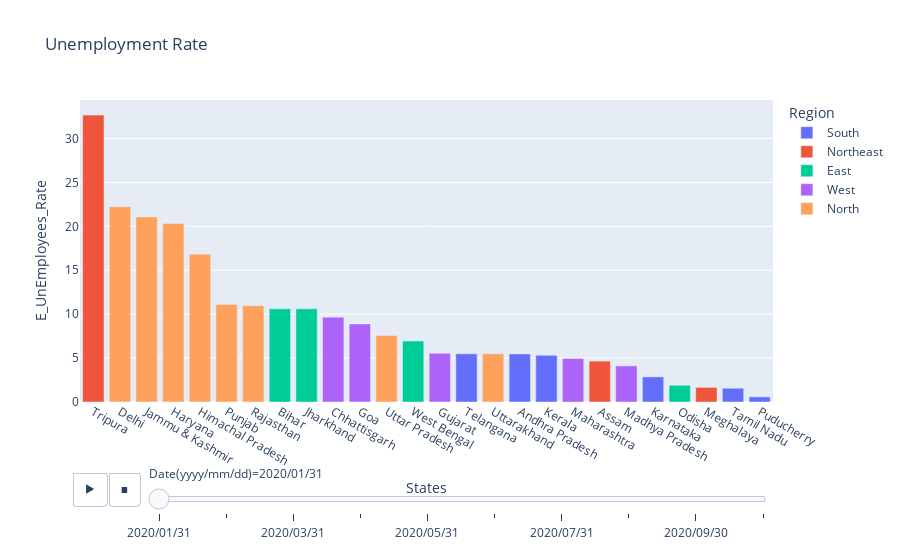

Source (notebook cell):
### Code cell
# Increase figure size
fg.update_layout(height=800, width=1000)  # Adjust the height and width as needed

# Create an animated bar chart
fg = px.bar(
    new_df,
    x='States',
    y='E_UnEmployees_Rate',
    color='Region',
    title='Unemployment Rate',
    animation_frame='Date(yyyy/mm/dd)',
    template='plotly')

# Set the category order of the x-axis to descending based on the total value
fg.update_layout(xaxis={'categoryorder': 'total descending'})
fg.show()

### Figure 1 — Plotly figure (JSON) as saved in the notebook; plotly's stock layout.template omitted (floating-point values rounded to 4 significant figures)
{"data": [{"alignmentgroup": "True", "hovertemplate": "Region=South<br>Date(yyyy/mm/dd)=2020/01/31<br>States=%{x}<br>E_UnEmployees_Rate=%{y}<extra></extra>", "legendgroup": "South", "marker": {"color": "#636efa", "pattern": {"shape": ""}}, "name": "South", "offsetgroup": "South", "orientation": "v", "showlegend": true, "textposition": "auto", "type": "bar", "x": ["Andhra Pradesh", "Karnataka", "Kerala", "Puducherry", "Tamil Nadu", "Telangana"], "xaxis": "x", "y": [5.48, 2.86, 5.31, 0.58, 1.57, 5.49], "yaxis": "y"}, {"alignmentgroup": "True", "hovertemplate": "Region=Northeast<br>Date(yyyy/mm/dd)=2020/01/31<br>States=%{x}<br>E_UnEmployees_Rate=%{y}<extra></extra>", "legendgroup": "Northeast", "marker": {"color": "#EF553B", "pattern": {"shape": ""}}, "name": "Northeast", "offsetgroup": "Northeast", "orientation": "v", "showlegend": true, "textposition": "auto", "type": "bar", "x": ["Assam", "Meghalaya", "Tripura"], "xaxis": "x", "y": [4.66, 1.66, 32.67], "yaxis": "y"}, {"alignmentgroup": "True", "hovertemplate": "Region=East<br>Date(yyyy/mm/dd)=2020/01/31<br>States=%{x}<br>E_UnEmployees_Rate=%{y}<extra></extra>", "legendgroup": "East", "marker": {"color": "#00cc96", "pattern": {"shape": ""}}, "name": "East", "offsetgroup": "East", "orientation": "v", "showlegend": true, "textposition": "auto", "type": "bar", "x": ["Bihar", "Jharkhand", "Odisha", "West Bengal"], "xaxis": "x", "y": [10.61, 10.61, 1.9, 6.94], "yaxis": "y"}, {"alignmentgroup": "True", "hovertemplate": "Region=West<br>Date(yyyy/mm/dd)=2020/01/31<br>States=%{x}<br>E_UnEmployees_Rate=%{y}<extra></extra>", "legendgroup": "West", "marker": {"color": "#ab63fa", "pattern": {"shape": ""}}, "name": "West", "offsetgroup": "West", "orientation": "v", "showlegend": true, "textposition": "auto", "type": "bar", "x": ["Chhattisgarh", "Goa", "Gujarat", "Madhya Pradesh", "Maharashtra"], "xaxis": "x", "y": [9.65, 8.89, 5.54, 4.11, 4.95], "yaxis": "y"}, {"alignmentgroup": "True", "hovertemplate": "Region=North<br>Date(yyyy/mm/dd)=2020/01/31<br>States=%{x}<br>E_UnEmployees_Rate=%{y}<extra></extra>", "legendgroup": "North", "marker": {"color": "#FFA15A", "pattern": {"shape": ""}}, "name": "North", "offsetgroup": "North", "orientation": "v", "showlegend": true, "textposition": "auto", "type": "bar", "x": ["Delhi", "Haryana", "Himachal Pradesh", "Jammu & Kashmir", "Punjab", "Rajasthan", "Uttar Pradesh", "Uttarakhand"], "xaxis": "x", "y": [22.23, 20.34, 16.83, 21.08, 11.11, 10.97, 7.58, 5.49], "yaxis": "y"}], "layout": {"barmode": "relative", "legend": {"title": {"text": "Region"}, "tracegroupgap": 0}, "sliders": [{"active": 0, "currentvalue": {"prefix": "Date(yyyy/mm/dd)="}, "len": 0.9, "pad": {"b": 10, "t": 60}, "steps": [{"args": [["2020/01/31"], {"frame": {"duration": 0, "redraw": true}, "fromcurrent": true, "mode": "immediate", "transition": {"duration": 0, "easing": "linear"}}], "label": "2020/01/31", "method": "animate"}, {"args": [["2020/02/29"], {"frame": {"duration": 0, "redraw": true}, "fromcurrent": true, "mode": "immediate", "transition": {"duration": 0, "easing": "linear"}}], "label": "2020/02/29", "method": "animate"}, {"args": [["2020/03/31"], {"frame": {"duration": 0, "redraw": true}, "fromcurrent": true, "mode": "immediate", "transition": {"duration": 0, "easing": "linear"}}], "label": "2020/03/31", "method": "animate"}, {"args": [["2020/04/30"], {"frame": {"duration": 0, "redraw": true}, "fromcurrent": true, "mode": "immediate", "transition": {"duration": 0, "easing": "linear"}}], "label": "2020/04/30", "method": "animate"}, {"args": [["2020/05/31"], {"frame": {"duration": 0, "redraw": true}, "fromcurrent": true, "mode": "immediate", "transition": {"duration": 0, "easing": "linear"}}], "label": "2020/05/31", "method": "animate"}, {"args": [["2020/06/30"], {"frame": {"duration": 0, "redraw": true}, "fromcurrent": true, "mode": "immediate", "transition": {"duration": 0, "easing": "linear"}}], "label": "2020/06/30", "method": "animate"}, {"args": [["2020/07/31"], {"frame": {"duration": 0, "redraw": true}, "fromcurrent": true, "mode": "immediate", "transition": {"duration": 0, "easing": "linear"}}], "label": "2020/07/31", "method": "animate"}, {"args": [["2020/08/31"], {"frame": {"duration": 0, "redraw": true}, "fromcurrent": true, "mode": "immediate", "transition": {"duration": 0, "easing": "linear"}}], "label": "2020/08/31", "method": "animate"}, {"args": [["2020/09/30"], {"frame": {"duration": 0, "redraw": true}, "fromcurrent": true, "mode": "immediate", "transition": {"duration": 0, "easing": "linear"}}], "label": "2020/09/30", "method": "animate"}, {"args": [["2020/10/31"], {"frame": {"duration": 0, "redraw": true}, "fromcurrent": true, "mode": "immediate", "transition": {"duration": 0, "easing": "linear"}}], "label": "2020/10/31", "method": "animate"}], "x": 0.1, "xanchor": "left", "y": 0, "yanchor": "top"}], "title": {"text": "Unemployment Rate"}, "updatemenus": [{"buttons": [{"args": [null, {"frame": {"duration": 500, "redraw": true}, "fromcurrent": true, "mode": "immediate", "transition": {"duration": 500, "easing": "linear"}}], "label": "&#9654;", "method": "animate"}, {"args": [[null], {"frame": {"duration": 0, "redraw": true}, "fromcurrent": true, "mode": "immediate", "transition": {"duration": 0, "easing": "linear"}}], "label": "&#9724;", "method": "animate"}], "direction": "left", "pad": {"r": 10, "t": 70}, "showactive": false, "type": "buttons", "x": 0.1, "xanchor": "right", "y": 0, "yanchor": "top"}], "xaxis": {"anchor": "y", "categoryorder": "total descending", "domain": [0, 1], "title": {"text": "States"}}, "yaxis": {"anchor": "x", "domain": [0, 1], "title": {"text": "E_UnEmployees_Rate"}}}}
